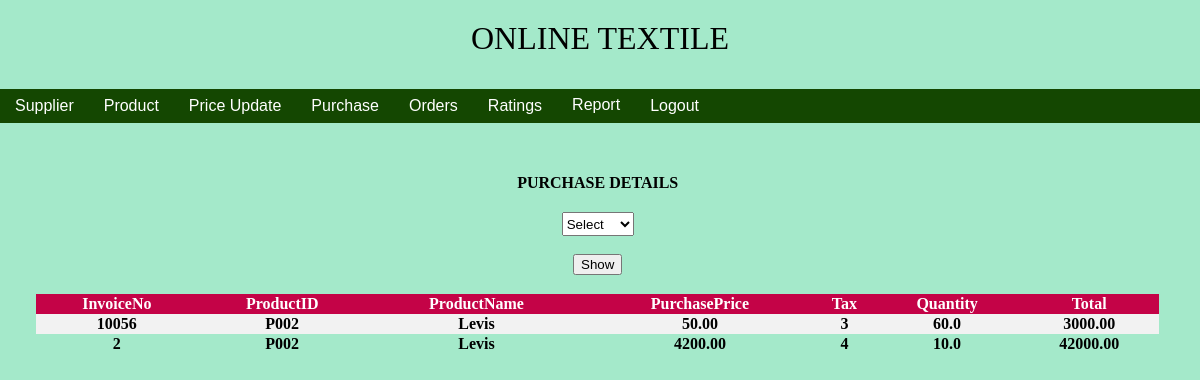
The app's page /ViewPurchase.php with its own data.
### tables this page shows
CREATE TABLE IF NOT EXISTS `purchasetable` (
  `InvoiceNo` varchar(50) NOT NULL,
  `SupplierID` varchar(50) NOT NULL,
  `ProductID` varchar(50) NOT NULL,
  `PurchasePrice` decimal(18,2) NOT NULL,
  `Tax` float NOT NULL,
  `Quantity` decimal(18,1) NOT NULL,
  `Total` decimal(18,2) NOT NULL,
  PRIMARY KEY (`InvoiceNo`)
);

CREATE TABLE IF NOT EXISTS `stocktable` (
  `ProductID` varchar(10) NOT NULL,
  `ProductName` varchar(50) NOT NULL,
  `Category` varchar(50) NOT NULL,
  `Unit` varchar(20) NOT NULL,
  `PurchasePrice` decimal(18,2) NOT NULL,
  `Tax` float NOT NULL,
  `SellingPrice` decimal(18,2) NOT NULL,
  `Quantity` decimal(9,1) NOT NULL,
  `ReOrderLevel` int(11) NOT NULL,
  `ExpiryDate` date NOT NULL,
  `Image` varchar(50) NOT NULL,
  `Desc` varchar(500) NOT NULL,
  PRIMARY KEY (`ProductID`)
);

### ViewPurchase.php (the view, shortened to what this page needs)
<html>
<head>
<link rel="stylesheet" type="text/css" href="Style.css"></link>
</head>
<body id="bdy">
	<?php
	include('HeaderAdmin.php');
	include('Db.php');
	?>
<form action="<?php echo $_SERVER['PHP_SELF'];?>" method="post">
	<table class="mygrid" align="center">
		<tr><td colspan="7">PURCHASE DETAILS<br><br><td><tr>
		<tr><td colspan="7">
		<?php
			$query= mysql_query("Select SupplierID,SupplierName From SupplierTable",$con);
			echo"<select name='ddList' >";
			echo"<option value=''>Select</option>";
			echo"</select>";
		?>
		<br>
		<br>
		<input type='submit' value="Show" class="btn_green" OnClick="calref();"></input>
		<br><br><td><tr>
		<tr><th>InvoiceNo</th><th>ProductID</th><th>ProductName</th><th>PurchasePrice</th><th>Tax</th><th>Quantity</th><th>Total</th></tr>
		<?php
		if ($_SERVER["REQUEST_METHOD"] == "POST")
		{
			$type = $_REQUEST['ddList'];
			$query = mysql_query("Select InvoiceNo, P.ProductID, S.ProductName, P.PurchasePrice, P.Tax, P.Quantity, P.Total From PurchaseTable P LEFT JOIN StockTable S On P.ProductID = S.ProductID Where P.SupplierID = '". $type ."' ",$con);
		}
		else
		{
			$query = mysql_query("Select InvoiceNo, P.ProductID, S.ProductName, P.PurchasePrice, P.Tax, P.Quantity, P.Total From PurchaseTable P LEFT JOIN StockTable S On P.ProductID = S.ProductID ",$con);
		}
		While($r = mysql_fetch_array($query))
		{
			echo "<tr><td>" . $r['InvoiceNo'] . "</td><td>" . $r['ProductID'] . "</td><td>" . $r['ProductName'] . "</td><td>" . $r['PurchasePrice'] . "</td><td>" . $r['Tax'] . "</td><td>". $r['Quantity'] ."</td><td>". $r['Total'] ."</td></tr>";
		}
		?>
	</table>
</form>
</body>
</html>

### Style.css (style rules this page uses)
body,html { margin:0; padding: 0; font-size: 16px; font-family: Arial; background-color: #a4e9ca; background-repeat: no-repeat; background-position: fixed; background-size: cover; }
div, table { text-align:center; }
input[type="text"], select { height:24px; }
.mygrid { width:94%; margin-top:50px; font-size:16px; font-family:Cambria; font-weight:bold; border-collapse:collapse; }
.mygrid tr:nth-child(even) { background-color: #f2f2f2 }
th { background-color: #c40347;; color: white; }

### records on screen
purchasetable: InvoiceNo "10056", ProductID "P002", ProductID.ProductName "Levis", PurchasePrice "50.00", Tax "3", Quantity "60.0", Total "3000.00"
purchasetable: InvoiceNo "2", ProductID "P002", ProductID.ProductName "Levis", PurchasePrice "4200.00", Tax "4", Quantity "10.0", Total "42000.00"
